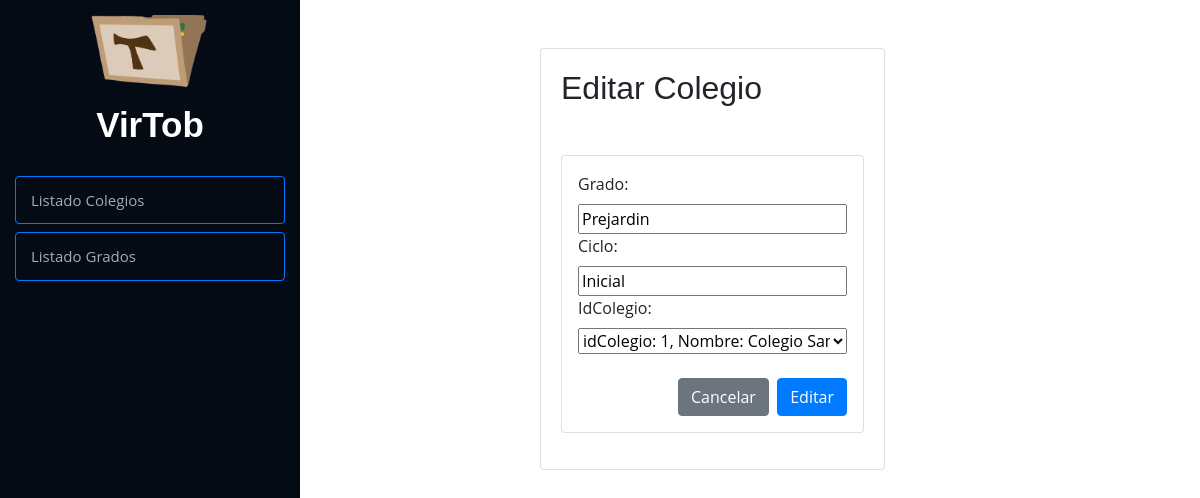
/modificarGrado/1/, run on the app's committed database.
### Modulos/Observador/models.py (models this page shows, shortened)
class Grado(models.Model):
    idGrado = models.AutoField(primary_key=True)
    grado = models.CharField(max_length=16, null=True, blank=True)
    ciclo = models.CharField(max_length=7)
    idColegio = models.ForeignKey(Colegio, on_delete=models.CASCADE, related_name="grado", default= 1)

class Colegio(models.Model):
    idColegio = models.AutoField(primary_key=True)
    nombre = models.CharField(max_length=50)
    direccion = models.CharField(max_length=100)
    telefono = models.CharField(max_length=13)
    email = models.EmailField(max_length=100)
    def __str__(self):
        return f"idColegio: {self.idColegio}, Nombre: {self.nombre}"
    class Meta:
        verbose_name = 'Colegio'

### Modulos/Observador/views.py (the view, shortened to what this page needs)
# urls.py: path('modificarGrado/<idGrado>/', modificarGrado, name="modificarGrado"),
def modificarGrado(request, idGrado):
    grado = get_object_or_404(Grado, idGrado=idGrado)
    data = {
        'form': GradoForm(instance=grado)
    }
    return render(request, 'modificar.html', data)

### Modulos/Observador/forms.py
class GradoForm(forms.ModelForm):
	class Meta:
		model = Grado
		fields = "__all__"

### Modulos/Observador/templates/modificar.html (shortened to what this page needs)
{% extends "index.html" %}
{% load static %}
	{% block contenido %}
	<br><br>
	<div class="row">
		<div class="col-12 col-md-5 offset-md-3">
			<div class="card">
				<div class="card-body">
					{% load crispy_forms_tags %}
					<h2>Editar Colegio</h2>
					<form action="" method="POST" class="card p-3 mt-5"  enctype="multipart/form-data" class="form">
						{{ form }}
						<br>
						<div class="d-flex justify-content-end">
							<input type="reset" value="Cancelar" class="btn btn-secondary">
							<input type="submit" value="Editar" class="btn btn-primary">
						</div>
					</form>
				</div>
			</div>
		</div>
	</div>
{% endblock %}

### observadorVirtual/static/css/style.css (style rules this page uses)
body { font-family: "Open Sans", sans-serif; color: #272829; }
h1, h2, h3, h4, h5, h6 { font-family: "Raleway", sans-serif; }

### data on the page
Grado: grado "Prejardin", ciclo "Inicial"
Colegio: idColegio "idColegio: 1, Nombre: Colegio San Francisco de Asís"
